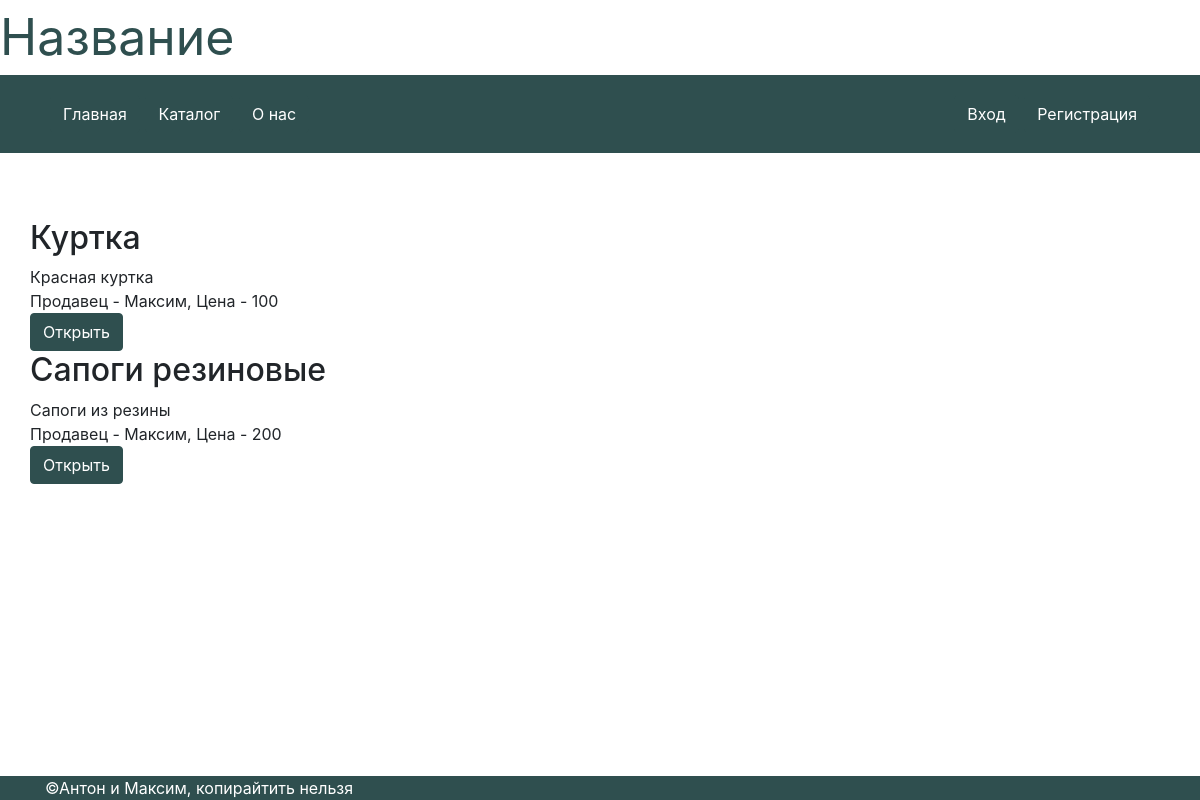
Page /catalog/man on the earlier database version.
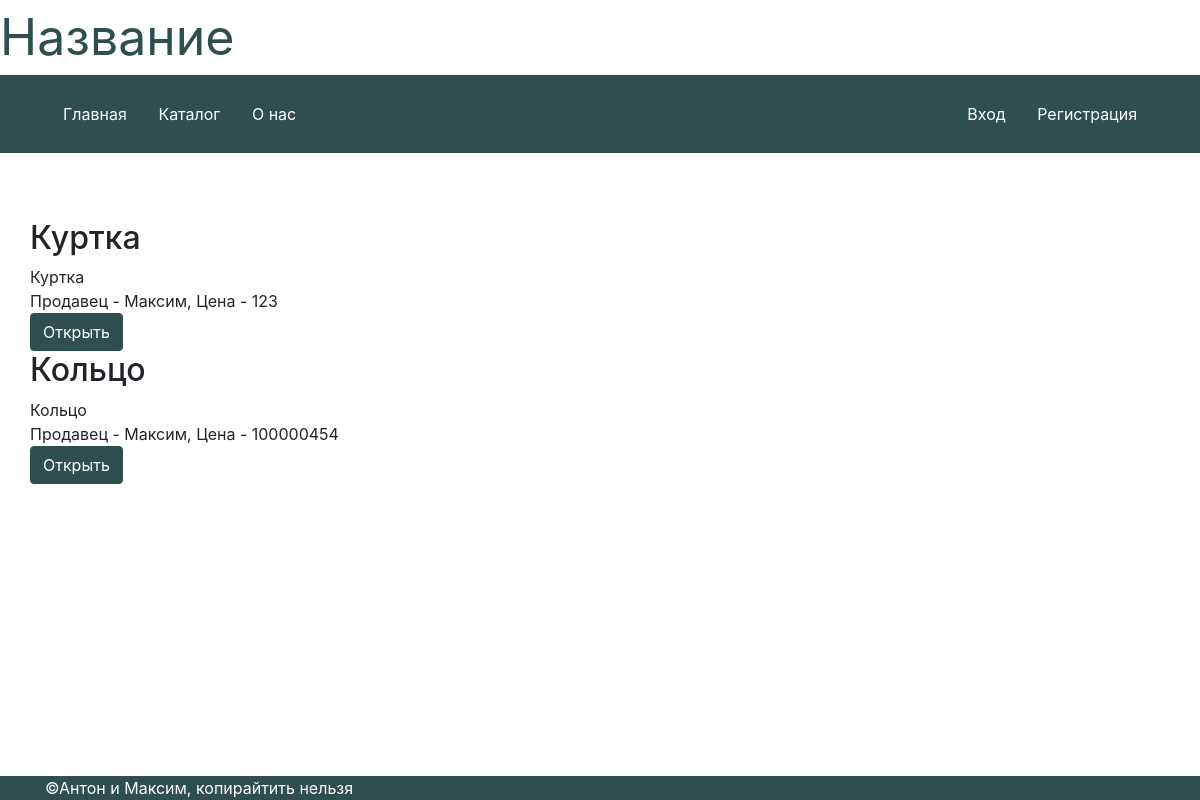
Same page on the later database version.
### data/catalog.py (models this page shows)
class Product(SqlAlchemyBase):
    __tablename__ = 'catalog'
    id = sql.Column(sql.Integer, primary_key=True, autoincrement=True)
    name = sql.Column(sql.String)
    about = sql.Column(sql.String, nullable=True)
    size = sql.Column(sql.String, nullable=True)
    price = sql.Column(sql.Integer)
    sex = sql.Column(sql.String, default='all')
    category = sql.Column(sql.String)
    user_id = sql.Column(sql.Integer, sql.ForeignKey("users.id"))
    user = sql.orm.relation('User')
    created_date = sql.Column(sql.DateTime, default=datetime.datetime.now)

### data/users.py (models this page shows)
class User(SqlAlchemyBase, UserMixin):
    __tablename__ = 'users'
    id = sql.Column(sql.Integer, primary_key=True, autoincrement=True)
    surname = sql.Column(sql.String)
    name = sql.Column(sql.String)
    email = sql.Column(sql.String, index=True, nullable=True)
    phone = sql.Column(sql.Integer, index=True, nullable=True)
    address = sql.Column(sql.String, nullable=True)
    size = sql.Column(sql.String, nullable=True)
    sex = sql.Column(sql.String, nullable=True)
    login = sql.Column(sql.String)
    password = sql.Column(sql.String)
    created_date = sql.Column(sql.DateTime, default=datetime.datetime.now)
    status = sql.Column(sql.String, default='user')

### main.py (the view)
@app.route('/catalog/<category>')
def category(category):
    params = {}
    params['title'] = sex[category]
    db_sess = db_session.create_session()
    params['products'] = db_sess.query(Product).filter(Product.sex == category)
    return render_template(f'catalog.html', **params)

### data/db_session.py (called while the page is built)
def create_session() -> Session:
    global __factory
    return __factory()

### templates/catalog.html
{% extends "base.html" %}
{% block content %}
	{% for product in products %}
		<h2>{{ product.name }}</h2>
	    <div>
	        {{ product.about }}
	    </div>
	    <div>
	        Продавец - {{product.user.name}}, Цена - {{product.price}}
	    </div>
	    <a class="btn btn-outline-light" href="/">Открыть</a>
	{% endfor %}
{% endblock %}

Differences in the rows shown:
no longer on this page (row edited): Product: name "Сапоги резиновые", about "Сапоги из резины", user.name "Максим", price "200"
changed Product "Куртка": about "Красная куртка" → "Куртка"; price "100" → "123"
now on this page (row edited): Product: name "Кольцо", about "Кольцо", user.name "Максим", price "100000454"
